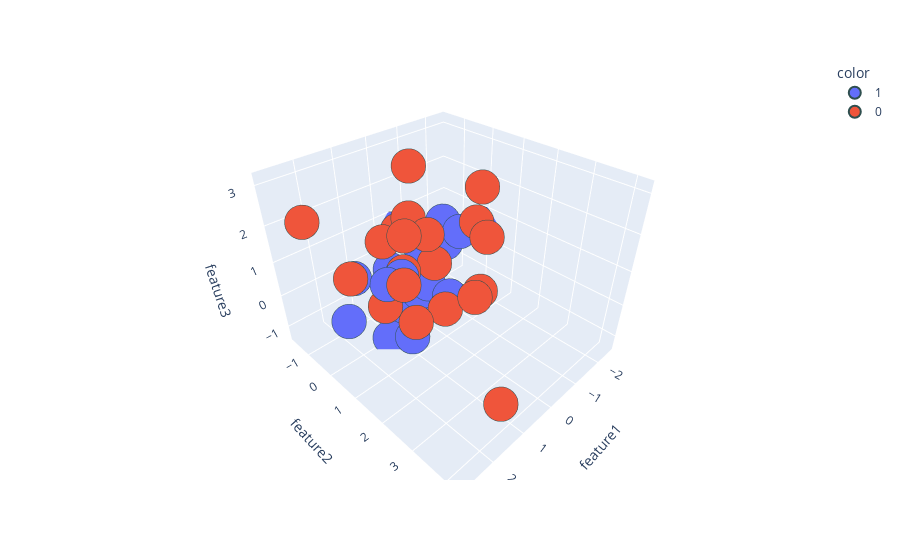

Here is the notebook cell this chart was saved with:
### Code cell
import plotly.express as px
#y_train_trf = y_train.astype(str)
fig = px.scatter_3d(df, x=df['feature1'], y=df['feature2'], z=df['feature3'],
              color=df['target'].astype('str'))
fig.update_traces(marker=dict(size=12,
                              line=dict(width=2,
                                        color='DarkSlateGrey')),
                  selector=dict(mode='markers'))

fig.show()

### Figure 1 — Plotly figure (JSON) as saved in the notebook; plotly's stock layout.template omitted (floating-point values rounded to 4 significant figures)
{"data": [{"hovertemplate": "color=1<br>feature1=%{x}<br>feature2=%{y}<br>feature3=%{z}<extra></extra>", "legendgroup": "1", "marker": {"color": "#636efa", "line": {"color": "DarkSlateGrey", "width": 2}, "size": 12, "symbol": "circle"}, "mode": "markers", "name": "1", "scene": "scene", "showlegend": true, "type": "scatter3d", "x": [-0.3675, 0.4206, 1.968, -2.506, 0.3223, -0.3316, 0.667, -1.01, 0.2411, -0.04544, -0.9926, -0.4208, 0.9486, 1.415, 1.045, -1.838, 0.1901, -0.02254, 1.267, 1.772], "y": [-1.137, 0.4116, -0.5478, 0.147, 0.06034, -1.632, 0.02581, 0.4417, -0.9525, 1.041, -0.1613, -0.552, 0.7017, 0.4577, 0.5382, -0.9388, 0.5121, 0.01342, 0.1736, -0.3475], "z": [-1.322, -0.07132, -0.6794, 0.6062, -1.043, 0.6191, -0.7776, 1.129, -0.1363, -0.09403, 1.192, -0.1211, -1.051, 0.7289, 0.8121, -0.2018, 0.1315, 0.9359, -1.223, 0.6701]}, {"hovertemplate": "color=0<br>feature1=%{x}<br>feature2=%{y}<br>feature3=%{z}<extra></extra>", "legendgroup": "0", "marker": {"color": "#EF553B", "line": {"color": "DarkSlateGrey", "width": 2}, "size": 12, "symbol": "circle"}, "mode": "markers", "name": "0", "scene": "scene", "showlegend": true, "type": "scatter3d", "x": [0.1771, 1.425, 2.224, -0.7233, 2.823, -1.39, 0.3849, 1.677, 1.438, 0.2907, 0.7319, -1.028, -0.7643, 2.011, 0.8989, 1.01, 1.251, 0.2046, 0.7489, 1.234], "y": [-0.5981, 1.441, 0.2304, 1.461, -0.3329, 0.6667, 1.324, 4.188, 1.1, 0.867, 0.5174, 1.131, 1.567, 1.921, 0.436, 1.438, 0.1864, -0.01154, 2.593, 0.05278], "z": [1.227, 0.1826, 1.192, -0.08537, 2.637, 1.344, -0.1032, -0.08056, 1.065, 0.9826, 2.245, 2.603, 1.549, 2.933, 0.821, 2.328, 1.704, 3.151, 1.171, -0.2616]}], "layout": {"legend": {"title": {"text": "color"}, "tracegroupgap": 0}, "margin": {"t": 60}, "scene": {"domain": {"x": [0, 1], "y": [0, 1]}, "xaxis": {"title": {"text": "feature1"}}, "yaxis": {"title": {"text": "feature2"}}, "zaxis": {"title": {"text": "feature3"}}}}}
